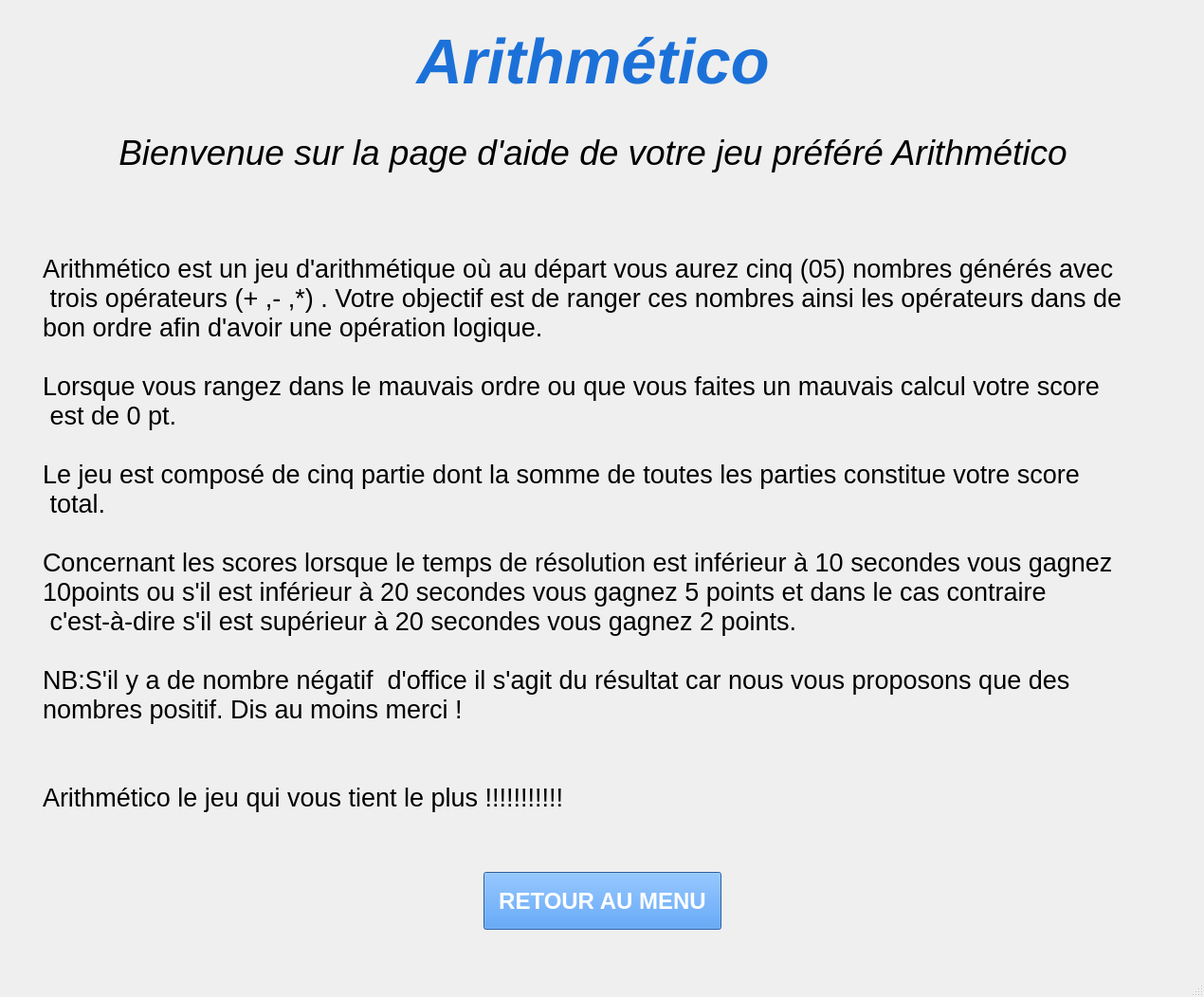
<?xml version="1.0" encoding="UTF-8"?>
<ui version="4.0">
 <class>Aide</class>
 <widget class="QMainWindow" name="Aide">
  <property name="geometry">
   <rect>
    <x>0</x>
    <y>0</y>
    <width>1270</width>
    <height>1052</height>
   </rect>
  </property>
  <property name="windowTitle">
   <string>MainWindow</string>
  </property>
  <widget class="QWidget" name="centralwidget">
   <widget class="QWidget" name="horizontalLayoutWidget">
    <property name="geometry">
     <rect>
      <x>0</x>
      <y>0</y>
      <width>1251</width>
      <height>130</height>
     </rect>
    </property>
    <layout class="QHBoxLayout" name="horizontalLayout">
     <item>
      <widget class="QLabel" name="label_2">
       <property name="font">
        <font>
         <pointsize>50</pointsize>
         <weight>75</weight>
         <italic>true</italic>
         <bold>true</bold>
        </font>
       </property>
       <property name="styleSheet">
        <string notr="true">color:rgb(28, 113, 216);</string>
       </property>
       <property name="text">
        <string>Arithmético</string>
       </property>
       <property name="alignment">
        <set>Qt::AlignCenter</set>
       </property>
      </widget>
     </item>
    </layout>
   </widget>
   <widget class="QWidget" name="horizontalLayoutWidget_2">
    <property name="geometry">
     <rect>
      <x>0</x>
      <y>100</y>
      <width>1251</width>
      <height>121</height>
     </rect>
    </property>
    <layout class="QHBoxLayout" name="horizontalLayout_2">
     <item>
      <widget class="QLabel" name="label">
       <property name="font">
        <font>
         <pointsize>28</pointsize>
         <italic>true</italic>
        </font>
       </property>
       <property name="text">
        <string>Bienvenue sur la page d'aide de votre jeu préféré Arithmético</string>
       </property>
       <property name="alignment">
        <set>Qt::AlignCenter</set>
       </property>
      </widget>
     </item>
    </layout>
   </widget>
   <widget class="QLabel" name="label_3">
    <property name="geometry">
     <rect>
      <x>45</x>
      <y>268</y>
      <width>1331</width>
      <height>741</height>
     </rect>
    </property>
    <property name="font">
     <font>
      <pointsize>20</pointsize>
      <weight>50</weight>
      <bold>false</bold>
     </font>
    </property>
    <property name="text">
     <string>Arithmético est un jeu d'arithmétique où au départ vous aurez cinq (05) nombres générés avec
 trois opérateurs (+ ,- ,*) . Votre objectif est de ranger ces nombres ainsi les opérateurs dans de 
bon ordre afin d'avoir une opération logique.

Lorsque vous rangez dans le mauvais ordre ou que vous faites un mauvais calcul votre score
 est de 0 pt.

Le jeu est composé de cinq partie dont la somme de toutes les parties constitue votre score
 total.

Concernant les scores lorsque le temps de résolution est inférieur à 10 secondes vous gagnez 
10points ou s'il est inférieur à 20 secondes vous gagnez 5 points et dans le cas contraire
 c'est-à-dire s'il est supérieur à 20 secondes vous gagnez 2 points.

NB:S'il y a de nombre négatif  d'office il s'agit du résultat car nous vous proposons que des 
nombres positif. Dis au moins merci !


Arithmético le jeu qui vous tient le plus !!!!!!!!!!!</string>
    </property>
    <property name="alignment">
     <set>Qt::AlignLeading|Qt::AlignLeft|Qt::AlignTop</set>
    </property>
   </widget>
   <widget class="QPushButton" name="pushButton">
    <property name="geometry">
     <rect>
      <x>510</x>
      <y>920</y>
      <width>251</width>
      <height>61</height>
     </rect>
    </property>
    <property name="font">
     <font>
      <pointsize>18</pointsize>
      <weight>75</weight>
      <bold>true</bold>
     </font>
    </property>
    <property name="styleSheet">
     <string notr="true">background-color:rgb(53, 132, 228);
color:rgb(255, 255, 255);</string>
    </property>
    <property name="text">
     <string>RETOUR AU MENU</string>
    </property>
   </widget>
  </widget>
  <widget class="QMenuBar" name="menubar">
   <property name="geometry">
    <rect>
     <x>0</x>
     <y>0</y>
     <width>1270</width>
     <height>24</height>
    </rect>
   </property>
  </widget>
  <widget class="QStatusBar" name="statusbar"/>
 </widget>
 <resources/>
 <connections/>
</ui>
